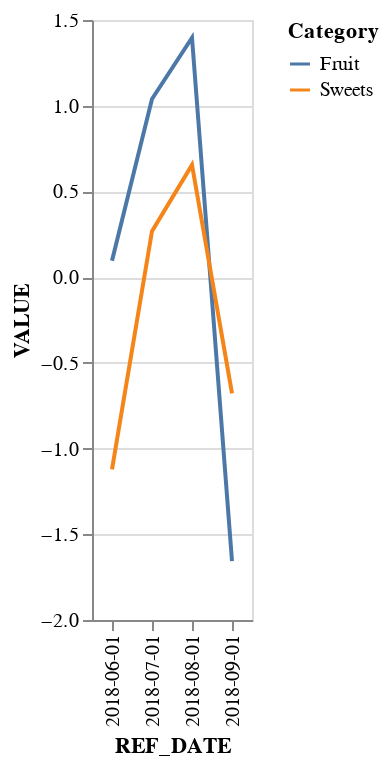

Notebook code cell kept with this figure:
### Code cell
plot_for_parallel_trends(grocery_dataframe_groupby, '2018-06-01', '2018-09-01', 'Sweets', 'Fruit')

### Figure 1 — Vega-Lite specification as saved in the notebook (floating-point values rounded to 4 significant figures)
{"config": {"view": {"continuousWidth": 300, "continuousHeight": 300}}, "data": {"name": "data-cb8a9919a5ca91cf4246994278fc0b96"}, "mark": {"type": "line"}, "encoding": {"color": {"field": "Category", "type": "nominal"}, "x": {"field": "REF_DATE", "type": "nominal"}, "y": {"field": "VALUE", "type": "quantitative"}}, "$schema": "https://vega.github.io/schema/vega-lite/v5.20.1.json", "datasets": {"data-cb8a9919a5ca91cf4246994278fc0b96": [{"REF_DATE": "2018-06-01", "Category": "Fruit", "VALUE": 0.09591}, {"REF_DATE": "2018-06-01", "Category": "Sweets", "VALUE": -1.121}, {"REF_DATE": "2018-07-01", "Category": "Fruit", "VALUE": 1.039}, {"REF_DATE": "2018-07-01", "Category": "Sweets", "VALUE": 0.2682}, {"REF_DATE": "2018-08-01", "Category": "Fruit", "VALUE": 1.397}, {"REF_DATE": "2018-08-01", "Category": "Sweets", "VALUE": 0.6549}, {"REF_DATE": "2018-09-01", "Category": "Fruit", "VALUE": -1.656}, {"REF_DATE": "2018-09-01", "Category": "Sweets", "VALUE": -0.6775}]}}
